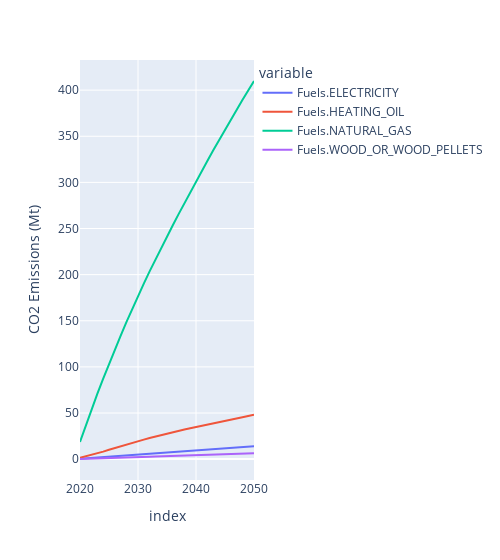

This figure's notebook cell:
### Code cell
import plotly.express as px

fig = px.line(res.emissions().cumsum(), template="plotly")
fig.update_layout(yaxis_title="CO2 Emissions (Mt)", width=500)

### Figure 1 — Plotly figure (JSON) as saved in the notebook; plotly's stock layout.template omitted (floating-point values rounded to 4 significant figures)
{"data": [{"hovertemplate": "variable=Fuels.ELECTRICITY<br>index=%{x}<br>value=%{y}<extra></extra>", "legendgroup": "Fuels.ELECTRICITY", "line": {"color": "#636efa", "dash": "solid"}, "marker": {"symbol": "circle"}, "mode": "lines", "name": "Fuels.ELECTRICITY", "orientation": "v", "showlegend": true, "type": "scatter", "x": [2020, 2021, 2022, 2023, 2024, 2025, 2026, 2027, 2028, 2029, 2030, 2031, 2032, 2033, 2034, 2035, 2036, 2037, 2038, 2039, 2040, 2041, 2042, 2043, 2044, 2045, 2046, 2047, 2048, 2049, 2050], "xaxis": "x", "y": [0.455, 0.9128, 1.373, 1.837, 2.303, 2.772, 3.241, 3.712, 4.183, 4.655, 5.129, 5.602, 6.075, 6.549, 7.024, 7.498, 7.965, 8.424, 8.875, 9.318, 9.754, 10.19, 10.61, 11.04, 11.46, 11.88, 12.3, 12.71, 13.13, 13.54, 13.96], "yaxis": "y"}, {"hovertemplate": "variable=Fuels.HEATING_OIL<br>index=%{x}<br>value=%{y}<extra></extra>", "legendgroup": "Fuels.HEATING_OIL", "line": {"color": "#EF553B", "dash": "solid"}, "marker": {"symbol": "circle"}, "mode": "lines", "name": "Fuels.HEATING_OIL", "orientation": "v", "showlegend": true, "type": "scatter", "x": [2020, 2021, 2022, 2023, 2024, 2025, 2026, 2027, 2028, 2029, 2030, 2031, 2032, 2033, 2034, 2035, 2036, 2037, 2038, 2039, 2040, 2041, 2042, 2043, 2044, 2045, 2046, 2047, 2048, 2049, 2050], "xaxis": "x", "y": [1.361, 2.854, 4.479, 6.236, 8.124, 10.14, 12.11, 14.02, 15.88, 17.69, 19.44, 21.16, 22.85, 24.5, 26.12, 27.7, 29.22, 30.66, 32.04, 33.35, 34.59, 35.86, 37.15, 38.47, 39.81, 41.17, 42.54, 43.91, 45.29, 46.67, 48.05], "yaxis": "y"}, {"hovertemplate": "variable=Fuels.NATURAL_GAS<br>index=%{x}<br>value=%{y}<extra></extra>", "legendgroup": "Fuels.NATURAL_GAS", "line": {"color": "#00cc96", "dash": "solid"}, "marker": {"symbol": "circle"}, "mode": "lines", "name": "Fuels.NATURAL_GAS", "orientation": "v", "showlegend": true, "type": "scatter", "x": [2020, 2021, 2022, 2023, 2024, 2025, 2026, 2027, 2028, 2029, 2030, 2031, 2032, 2033, 2034, 2035, 2036, 2037, 2038, 2039, 2040, 2041, 2042, 2043, 2044, 2045, 2046, 2047, 2048, 2049, 2050], "xaxis": "x", "y": [18.54, 36.54, 54.0, 70.92, 87.31, 103.1, 118.6, 133.7, 148.4, 162.7, 176.7, 190.3, 203.6, 216.5, 229.1, 241.4, 253.6, 265.6, 277.5, 289.2, 300.9, 312.4, 323.7, 335.0, 346.2, 357.2, 368.1, 378.8, 389.3, 399.7, 409.9], "yaxis": "y"}, {"hovertemplate": "variable=Fuels.WOOD_OR_WOOD_PELLETS<br>index=%{x}<br>value=%{y}<extra></extra>", "legendgroup": "Fuels.WOOD_OR_WOOD_PELLETS", "line": {"color": "#ab63fa", "dash": "solid"}, "marker": {"symbol": "circle"}, "mode": "lines", "name": "Fuels.WOOD_OR_WOOD_PELLETS", "orientation": "v", "showlegend": true, "type": "scatter", "x": [2020, 2021, 2022, 2023, 2024, 2025, 2026, 2027, 2028, 2029, 2030, 2031, 2032, 2033, 2034, 2035, 2036, 2037, 2038, 2039, 2040, 2041, 2042, 2043, 2044, 2045, 2046, 2047, 2048, 2049, 2050], "xaxis": "x", "y": [0.1226, 0.2632, 0.4218, 0.5982, 0.7926, 1.005, 1.218, 1.433, 1.649, 1.865, 2.083, 2.31, 2.545, 2.789, 3.042, 3.303, 3.556, 3.801, 4.038, 4.266, 4.487, 4.698, 4.899, 5.092, 5.274, 5.448, 5.622, 5.797, 5.974, 6.151, 6.33], "yaxis": "y"}], "layout": {"legend": {"title": {"text": "variable"}, "tracegroupgap": 0}, "margin": {"t": 60}, "width": 500, "xaxis": {"anchor": "y", "domain": [0, 1], "title": {"text": "index"}}, "yaxis": {"anchor": "x", "domain": [0, 1], "title": {"text": "CO2 Emissions (Mt)"}}}}
